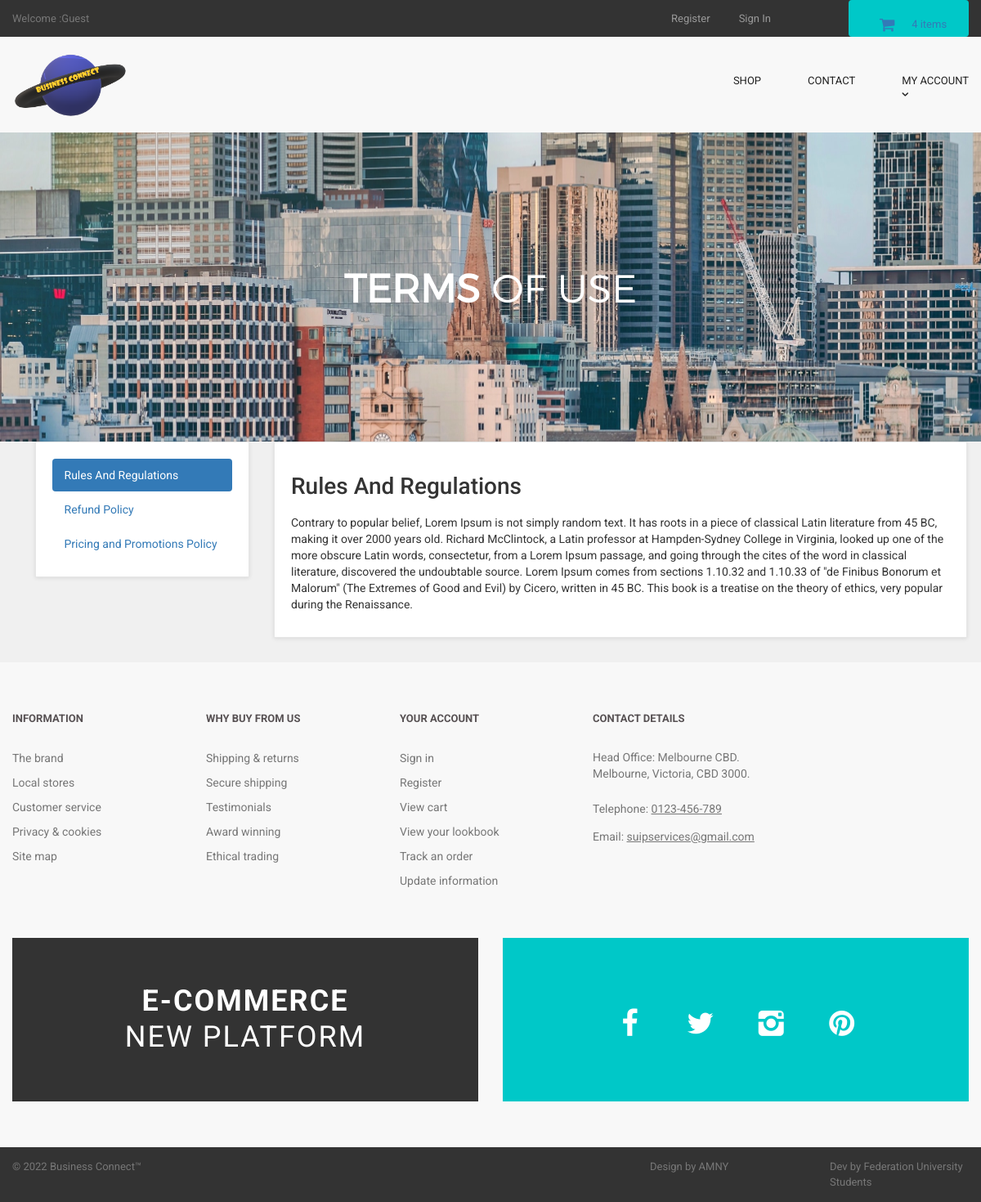
Page /terms.php on the committed database.
### tables this page shows
CREATE TABLE `terms` (
  `term_id` int(10) NOT NULL,
  `term_title` varchar(100) NOT NULL,
  `term_link` varchar(100) NOT NULL,
  `term_desc` text NOT NULL
);

### terms.php (the view, shortened to what this page needs)
<?php
include("includes/db.php");
include("includes/header.php");
include("includes/main.php");
?>
  <main>
    <div class="nero">
      <div class="nero__heading">
        <span class="nero__bold">Terms</span> of use
      </div>
    </div>
  </main>
<div id="content">
<div class="container">
<div class="col-md-3">
<div class="box">
<ul class="nav nav-pills nav-stacked">
<?php
$get_terms = "select * from terms LIMIT 0,1";
$run_terms = mysqli_query($con,$get_terms);
while($row_terms = mysqli_fetch_array($run_terms)){
$term_title = $row_terms['term_title'];
$term_link = $row_terms['term_link'];
?>
<li class="active">
<a data-toggle="pill" href="#<?php echo $term_link; ?>">
<?php echo $term_title; ?>
</a>
</li>
<?php } ?>
<?php
$count_terms = "select * from terms";
$run_count = mysqli_query($con,$count_terms);
$count = mysqli_num_rows($run_count);
$get_terms = "select * from terms LIMIT 1,$count";
$run_terms = mysqli_query($con,$get_terms);
while($row_terms = mysqli_fetch_array($run_terms)){
$term_title = $row_terms['term_title'];
$term_link = $row_terms['term_link'];
?>
<li>
<a data-toggle="pill" href="#<?php echo $term_link; ?>">
<?php echo $term_title; ?>
</a>
</li>
<?php } ?>
</ul>
</div>
</div>
<div class="col-md-9">
<div class="box">
<div class="tab-content" >
<?php
$get_terms = "select * from terms LIMIT 0,1";
$run_terms = mysqli_query($con,$get_terms);
while($row_terms = mysqli_fetch_array($run_terms)){
$term_title = $row_terms['term_title'];
$term_desc = $row_terms['term_desc'];
$term_link = $row_terms['term_link'];
?>
<div id="<?php echo $term_link; ?>" class="tab-pane fade in active" >
<h1> <?php echo $term_title; ?>  </h1>
<p> <?php echo $term_desc; ?> </p>
</div>
<?php } ?>
</div>
</div>
</div>
</div>
</div>
<?php
include("includes/footer.php");
?>
</body>
</html>

### styles/backend.css (style rules this page uses)
html { font-family: "Roboto", Helvetica, Arial, sans-serif; line-height: 1.15; -ms-text-size-adjust: 100%; -webkit-text-size-adjust: 100% }
body { margin: 0 }
h1 { font-size: 2em; margin: .67em 0 }
figcaption, figure, main { display: block }
a { background-color: transparent; -webkit-text-decoration-skip: objects }
html { box-sizing: border-box }
body { min-width: 1190px; font-family: Montserrat, sans-serif; font-weight: 400; background-color: white; }
.container { width: 1170px; margin: 0 auto }
.nero { padding-top: 160px; padding-bottom: 140px; font-family: 'montserratlight', sans-serif; text-align: center; text-transform: uppercase; color: #FFF; background: #666 url("../images/banner-ave.jpg") no-repeat; background-size: cover; background-position: center; }
.nero__heading { font-size: 48px; }
.nero__bold { font-weight: 700; }

### styles/style.css (style rules this page uses)
body { font-family: "Roboto", Helvetica, Arial, sans-serif; font-size: 14px; line-height: 1.42857143; color: #333333; background-color: #f0f0f0; overflow-x: hidden; }
.box { background: #fff; margin: 0 0 30px; border: solid 1px #e6e6e6; box-sizing: border-box; padding:20px; box-shadow: 0 1px 5px rgba(0, 0, 0, 0.1); }
#content { padding-left:25px; }

### rows in the picture
terms: term_title "Rules And Regulations", term_desc "Contrary to popular belief, Lorem Ipsum is not simply random text. It has roots in a piece of classical Latin literature from 45 BC, making it over 2000 years old. Richard McClintock, a Latin professor at Hampden-Sydney College in Virginia, looked up one of the more obscure Latin words, consectetur, from a Lorem Ipsum passage, and going through the cites of the word in classical literature, discovered the undoubtable source. Lorem Ipsum comes from sections 1.10.32 and 1.10.33 of \"de Finibus Bonorum et Malorum\" (The Extremes of Good and Evil) by Cicero, written in 45 BC. This book is a treatise on the theory of ethics, very popular during the Renaissance."
terms: term_title "Refund Policy"
terms: term_title "Pricing and Promotions Policy"

### other values in the picture
$count_items "4"
